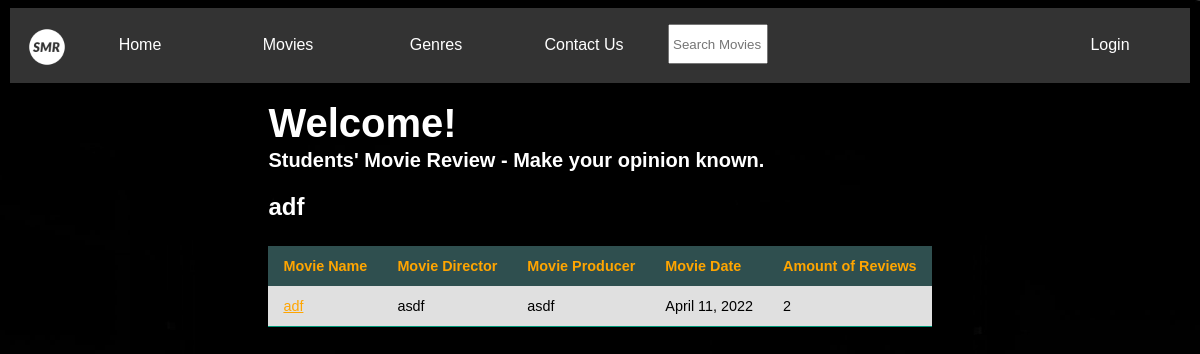
Before: /genre/1 with the older database file.
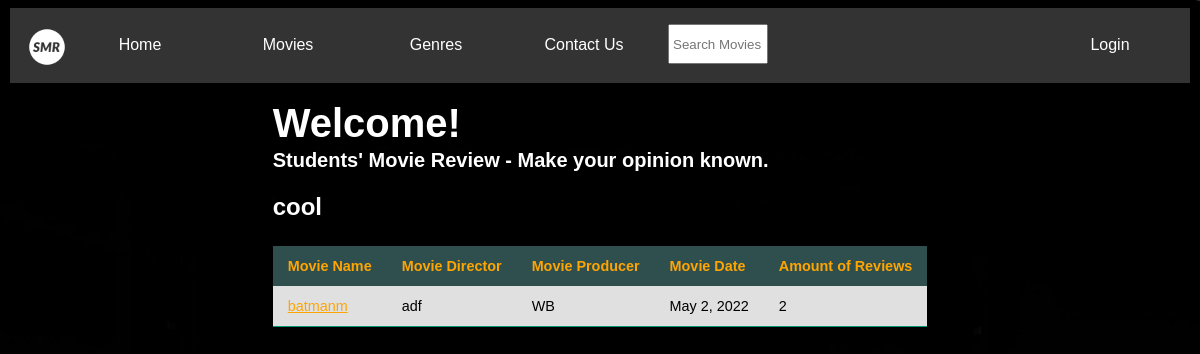
After: the same page with the newer database file.
### movie/models.py (models this page shows, shortened)
class Genre(models.Model):
    name = models.CharField(max_length=200, help_text='Enter a movie genre.')

class Movie(models.Model):
    title = models.CharField(max_length=200, validators=[validate_is_profane])
    date = models.DateField(default=date.today)
    producer = models.CharField(max_length=200, validators=[validate_is_profane])
    director = models.CharField(max_length=200, validators=[validate_is_profane])
    summary = models.TextField(max_length=1000, validators=[validate_is_profane], help_text='Enter a brief description of the movie')
    genre = models.ManyToManyField(Genre, help_text='Select a genre for this movie')
    favorites = models.ManyToManyField(User, related_name='favorite', default=None, blank=True)
    def display_genre(self):
        return ', '.join(genre.name for genre in self.genre.all()[:3])
    display_genre.short_description = 'Genre'

### movie/views.py (the view)
# urls.py: path('genre/<int:pk>', views.genre_detail, name='genre_detail'),
def genre_detail(request, pk):
    genres = Genre.objects.filter()
    genre = get_object_or_404(Genre, pk=pk)
    movie = get_object_or_404(Movie, pk=pk)
    movies = Movie.objects.filter()
    sumratings = []
    countratings = []
    for movie in movies:
        pk = movie.pk
        sumstars = \
            Review.objects.filter(movie=pk).aggregate(Sum('stars'))
        countstars = \
            Review.objects.filter(movie=pk).aggregate(Count('stars'))
        sumratings.append(sumstars)
        countratings.append(countstars)
    return render(request, 'website/genre_detail.html',
                  {'movies': movies, "sumstars": sumratings, "countstars": countratings,
                   'genres': genres, 'genre': genre, 'movie': movie})

### movie/templates/website/genre_detail.html
<!DOCTYPE html>
{% extends 'website/base.html' %}
{% block content %}
{% load mathfilters %}
{% load index %}
{% load static %}
    <body>
    <div class="list-container">
     <div class="list-wrapper">
        <div class="panel panel-primary">
            <div class="panel-heading">Welcome!
            <div class="panel-body">
                Students' Movie Review - Make your opinion known.
            </div>
        </div>
    </div>
    <div class="row">
        <h2>{{ genre.name }}</h2>
    </div>
    <div>
        <table class="styled-table">
            <thead>
            <tr>
                <th>Movie Name</th>
                <th>Movie Director</th>
                <th>Movie Producer</th>
                <th>Movie Date</th>
                <th>Amount of Reviews</th>
            </tr>
            </thead>
            <tbody>
                {% for movie in genre.movie_set.all %}
                <tr>
                    <td><a href="{% url 'movie-review:movie_detail' pk=movie.pk %}">{{ movie.title }}</a></td>
                    <td>{{ movie.director }}</td>
                    <td>{{ movie.producer }}</td>
                    <td>{{ movie.date }}</td>
                    <td>{{ movie.reviews.count }}</td>
                </tr>
            {% endfor %}
            </tbody>
        </table>
    </div>
    </div>
    </div>
    </body>
{% endblock %}

Changed rows visible on the page:
changed Genre: name "adf" → "cool"
changed Movie "adf": title "adf" → "batmanm"; director "asdf" → "adf"; producer "asdf" → "WB"; date "April 11, 2022" → "May 2, 2022"
